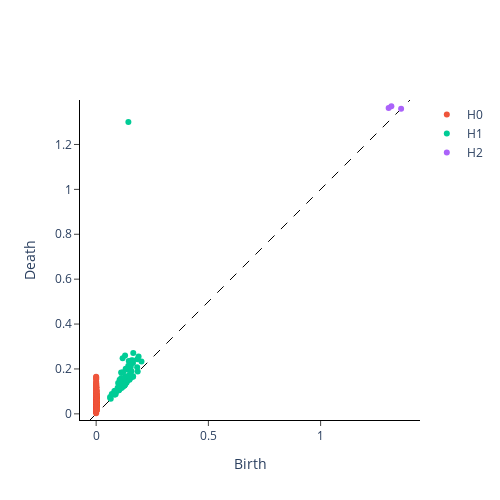

Here is the notebook cell this chart was saved with:
### Code cell
plot_diagram(diagrams_basic[0])
